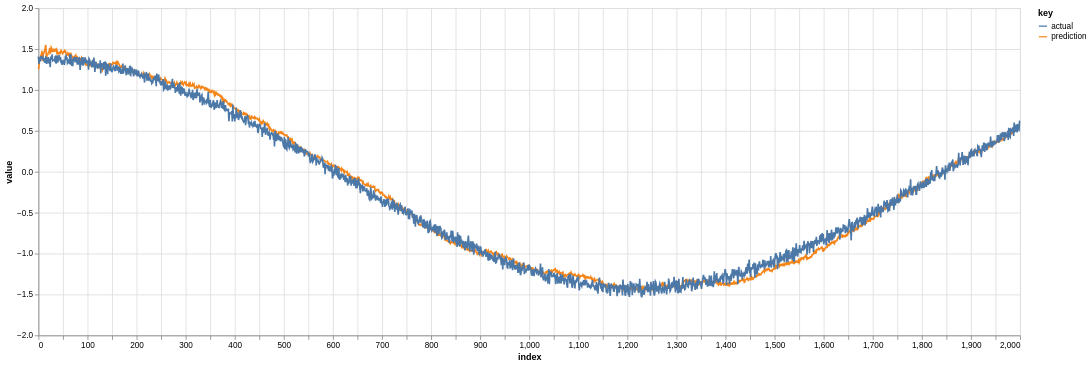

Notebook code cell kept with this figure:
### Code cell
i = 10
x_pred, z_mean, z_sd = model(x[i], jr.PRNGKey(42))

df = pd.DataFrame({'prediction': x_pred[0], 'actual': x[i].ravel()})
n_rows = 2000
alt.Chart(
    df.iloc[:n_rows].reset_index()
).transform_fold(
    df.columns.to_list()
).mark_line().encode(
    x='index:Q', y='value:Q', color='key:N'
).properties(width=1_200, height=400)

### Figure 1 — Vega-Lite specification as saved in the notebook (floating-point values rounded to 4 significant figures; data arrays with more than 128 entries replaced by an {"elided": "..."} marker saying what was removed)
{"config": {"view": {"continuousWidth": 300, "continuousHeight": 300}}, "data": {"name": "data-49158c0dcb809560e4bcd19f2a6ec353"}, "mark": {"type": "line"}, "encoding": {"color": {"field": "key", "type": "nominal"}, "x": {"field": "index", "type": "quantitative"}, "y": {"field": "value", "type": "quantitative"}}, "height": 400, "transform": [{"fold": ["prediction", "actual"]}], "width": 1200, "$schema": "https://vega.github.io/schema/vega-lite/v5.8.0.json", "datasets": {"data-49158c0dcb809560e4bcd19f2a6ec353": {"elided": "2000 records"}}}
